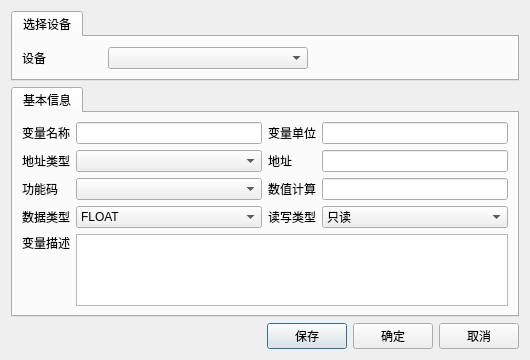
<?xml version="1.0" encoding="UTF-8"?>
<ui version="4.0">
 <class>CmdEditDialog</class>
 <widget class="QDialog" name="CmdEditDialog">
  <property name="geometry">
   <rect>
    <x>0</x>
    <y>0</y>
    <width>530</width>
    <height>346</height>
   </rect>
  </property>
  <property name="windowTitle">
   <string>Dialog</string>
  </property>
  <layout class="QGridLayout" name="gridLayout_2">
   <item row="0" column="0">
    <widget class="QTabWidget" name="tabWidget_2">
     <property name="currentIndex">
      <number>0</number>
     </property>
     <widget class="QWidget" name="tab">
      <attribute name="title">
       <string>选择设备</string>
      </attribute>
      <layout class="QGridLayout" name="gridLayout">
       <item row="0" column="1">
        <widget class="QComboBox" name="cboDev">
         <property name="sizePolicy">
          <sizepolicy hsizetype="Expanding" vsizetype="Fixed">
           <horstretch>0</horstretch>
           <verstretch>0</verstretch>
          </sizepolicy>
         </property>
        </widget>
       </item>
       <item row="0" column="0">
        <widget class="QLabel" name="label">
         <property name="sizePolicy">
          <sizepolicy hsizetype="Preferred" vsizetype="Preferred">
           <horstretch>0</horstretch>
           <verstretch>0</verstretch>
          </sizepolicy>
         </property>
         <property name="minimumSize">
          <size>
           <width>80</width>
           <height>0</height>
          </size>
         </property>
         <property name="text">
          <string>设备</string>
         </property>
        </widget>
       </item>
       <item row="0" column="2">
        <spacer name="horizontalSpacer">
         <property name="orientation">
          <enum>Qt::Horizontal</enum>
         </property>
         <property name="sizeHint" stdset="0">
          <size>
           <width>40</width>
           <height>20</height>
          </size>
         </property>
        </spacer>
       </item>
      </layout>
     </widget>
    </widget>
   </item>
   <item row="1" column="0">
    <widget class="QTabWidget" name="tabWidget">
     <property name="currentIndex">
      <number>0</number>
     </property>
     <widget class="QWidget" name="tabBasicInfo_3">
      <attribute name="title">
       <string>基本信息</string>
      </attribute>
      <layout class="QVBoxLayout" name="verticalLayout_9">
       <item>
        <layout class="QGridLayout" name="gridLayout_5">
         <item row="3" column="0">
          <widget class="QLabel" name="label_29">
           <property name="text">
            <string>数据类型</string>
           </property>
          </widget>
         </item>
         <item row="1" column="1">
          <widget class="QComboBox" name="cboAddrType"/>
         </item>
         <item row="2" column="2">
          <widget class="QLabel" name="label_30">
           <property name="text">
            <string>数值计算</string>
           </property>
          </widget>
         </item>
         <item row="1" column="2">
          <widget class="QLabel" name="label_31">
           <property name="text">
            <string>地址</string>
           </property>
          </widget>
         </item>
         <item row="0" column="3">
          <widget class="QLineEdit" name="editTagUnit"/>
         </item>
         <item row="2" column="1">
          <widget class="QComboBox" name="FunctionCodes"/>
         </item>
         <item row="1" column="0">
          <widget class="QLabel" name="label_32">
           <property name="text">
            <string>地址类型</string>
           </property>
          </widget>
         </item>
         <item row="4" column="1" colspan="3">
          <widget class="QPlainTextEdit" name="editTagDesc"/>
         </item>
         <item row="0" column="2">
          <widget class="QLabel" name="label_33">
           <property name="text">
            <string>变量单位</string>
           </property>
          </widget>
         </item>
         <item row="3" column="3">
          <widget class="QComboBox" name="cboReadWriteType">
           <item>
            <property name="text">
             <string>只读</string>
            </property>
           </item>
           <item>
            <property name="text">
             <string>可写</string>
            </property>
           </item>
          </widget>
         </item>
         <item row="2" column="3">
          <widget class="QLineEdit" name="rate"/>
         </item>
         <item row="0" column="1">
          <widget class="QLineEdit" name="editTagName"/>
         </item>
         <item row="3" column="2">
          <widget class="QLabel" name="label_34">
           <property name="text">
            <string>读写类型</string>
           </property>
          </widget>
         </item>
         <item row="3" column="1">
          <widget class="QComboBox" name="cboDataType">
           <item>
            <property name="text">
             <string>FLOAT</string>
            </property>
           </item>
           <item>
            <property name="text">
             <string>U16</string>
            </property>
           </item>
           <item>
            <property name="text">
             <string>S16</string>
            </property>
           </item>
           <item>
            <property name="text">
             <string>UFLOAT</string>
            </property>
           </item>
          </widget>
         </item>
         <item row="0" column="0">
          <widget class="QLabel" name="label_35">
           <property name="text">
            <string>变量名称</string>
           </property>
          </widget>
         </item>
         <item row="2" column="0">
          <widget class="QLabel" name="label_36">
           <property name="text">
            <string>功能码</string>
           </property>
          </widget>
         </item>
         <item row="4" column="0">
          <layout class="QVBoxLayout" name="verticalLayout_10">
           <item>
            <widget class="QLabel" name="label_37">
             <property name="text">
              <string>变量描述</string>
             </property>
            </widget>
           </item>
           <item>
            <spacer name="verticalSpacer_8">
             <property name="orientation">
              <enum>Qt::Vertical</enum>
             </property>
             <property name="sizeHint" stdset="0">
              <size>
               <width>20</width>
               <height>40</height>
              </size>
             </property>
            </spacer>
           </item>
          </layout>
         </item>
         <item row="1" column="3">
          <widget class="QLineEdit" name="editAddrOffset"/>
         </item>
        </layout>
       </item>
       <item>
        <spacer name="verticalSpacer_9">
         <property name="orientation">
          <enum>Qt::Vertical</enum>
         </property>
         <property name="sizeHint" stdset="0">
          <size>
           <width>20</width>
           <height>40</height>
          </size>
         </property>
        </spacer>
       </item>
      </layout>
     </widget>
    </widget>
   </item>
   <item row="2" column="0">
    <layout class="QHBoxLayout" name="horizontalLayout">
     <item>
      <spacer name="horizontalSpacer_2">
       <property name="orientation">
        <enum>Qt::Horizontal</enum>
       </property>
       <property name="sizeHint" stdset="0">
        <size>
         <width>40</width>
         <height>20</height>
        </size>
       </property>
      </spacer>
     </item>
     <item>
      <widget class="QPushButton" name="btnSave">
       <property name="text">
        <string>保存</string>
       </property>
      </widget>
     </item>
     <item>
      <widget class="QPushButton" name="btnOk">
       <property name="text">
        <string>确定</string>
       </property>
      </widget>
     </item>
     <item>
      <widget class="QPushButton" name="btnCancel">
       <property name="text">
        <string>取消</string>
       </property>
      </widget>
     </item>
    </layout>
   </item>
  </layout>
 </widget>
 <resources/>
 <connections/>
</ui>
